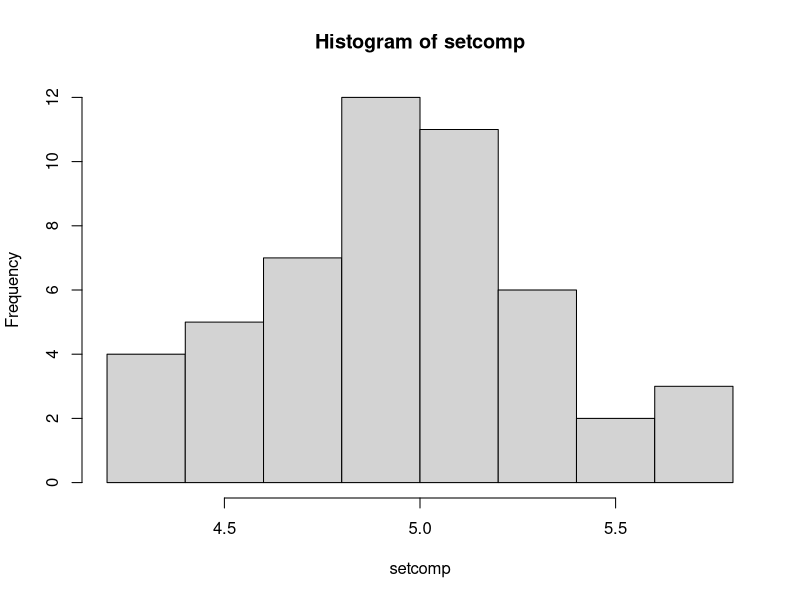
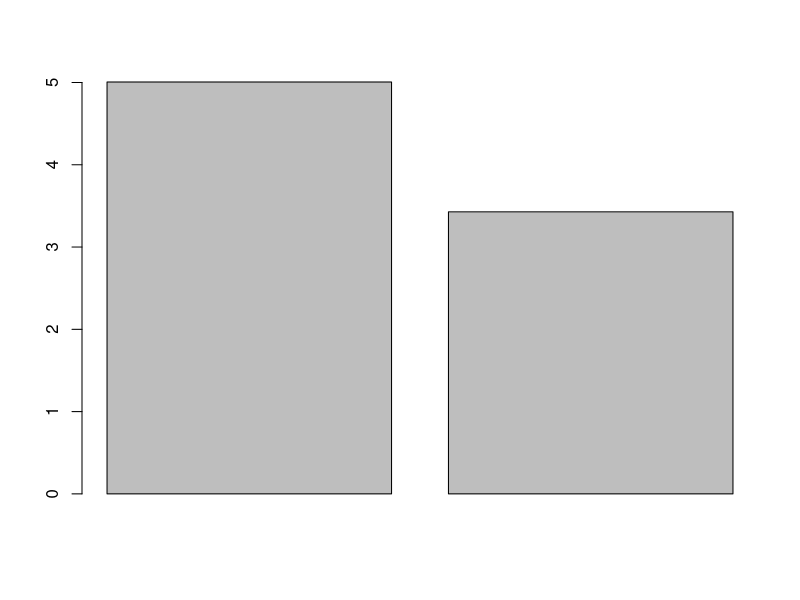
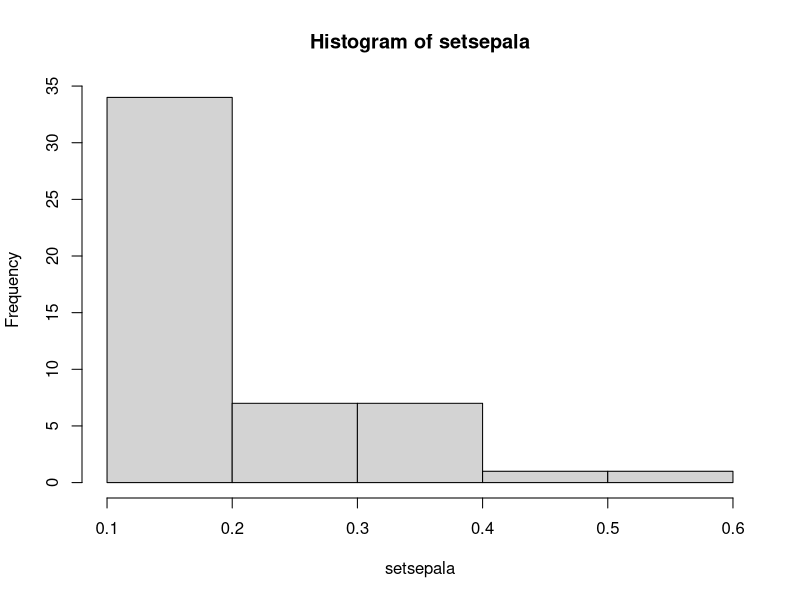
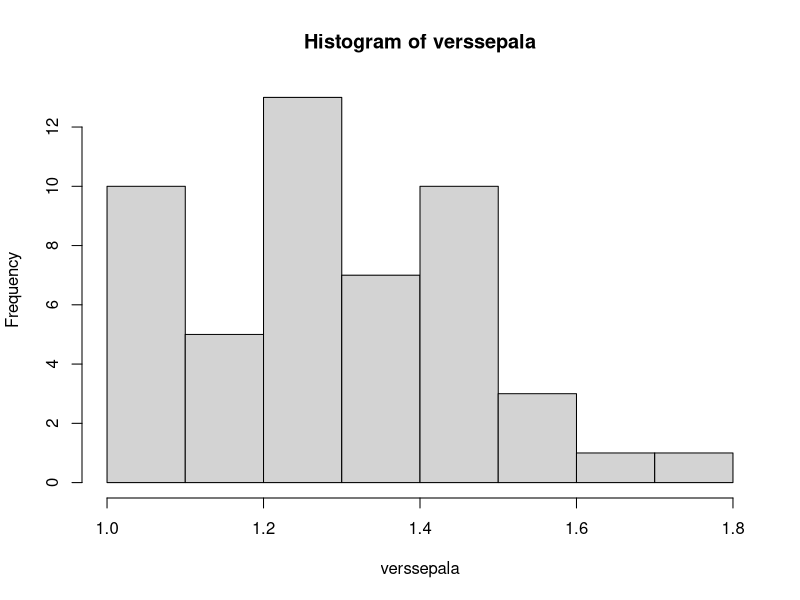

Generate these figures, in order, with R:
##### Comparar  Amostras

##Primeiro usaremos o pacote de dados "iris"




iris
View(iris)


# Comprimento e largura das petalas das esp setosa e versicolor

# lembrando de entender o valor de "p"


setcomp= iris[1:50,1]
setlarg= iris[1:50,2]

verscomp= iris[51:100,1]
verslarg= iris[51:100,2]


# Shapiro-Wilk - Teste de Normalidade


shapiro.test(setcomp)
shapiro.test(setlarg)
shapiro.test(verscomp)
shapiro.test(verslarg)

hist(setcomp)
# voces devem fazer histograma para as demais variaveis usando o comando hist

# Criar Dataframe


tabela = data.frame (setcomp,setlarg,verscomp,verslarg)




# Teste T
 

t.test(tabela$setcomp , tabela$setlarg)

t.test(verscomp, verslarg)


mean(verscomp)
mean(verslarg)

medias= c(mean(setcomp),mean(setlarg))

barplot(medias)


summary(tabela)




# Shapiro-Wilk para a largura de sepalas das especias setosa e versicolor


setsepala = iris[1:50,4]

verssepala = iris[51:100,4]


shapiro.test(setsepala)
shapiro.test(verssepala)

hist(setsepala)
hist(verssepala)

# Teste para uma populacao nao-parametrica: Wilcox (Mann-Whitney)

wilcox.test(verssepala, setsepala)


 